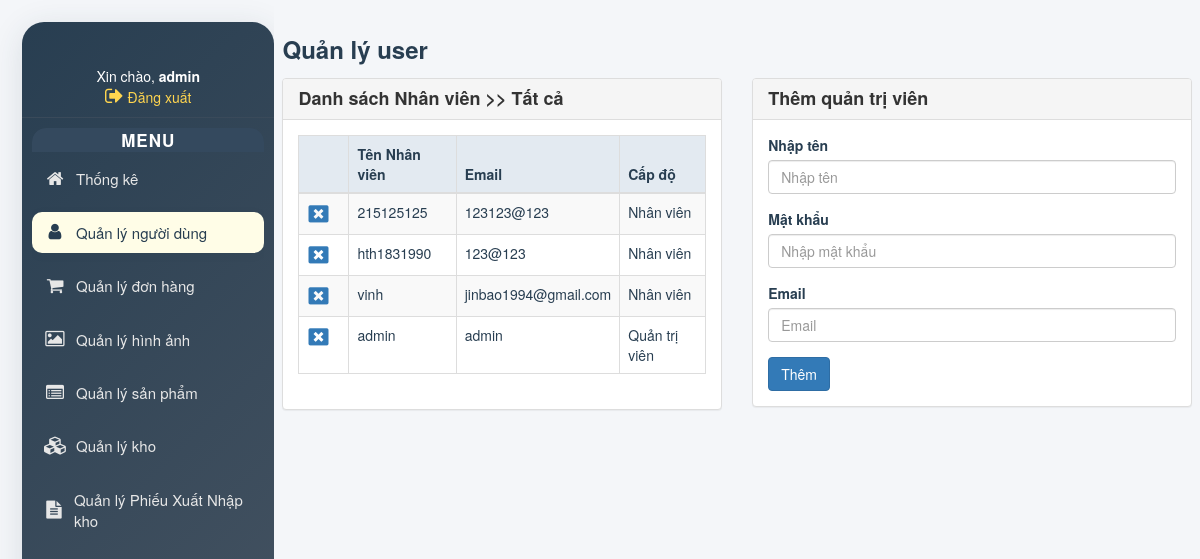
Page /Admin/index.php?action=ql_user&id=0 (signed in) on the committed database.
### tables this page shows
CREATE TABLE `user` (
  `IdUser` int(11) NOT NULL,
  `Username` varchar(50) NOT NULL,
  `Email` varchar(50) NOT NULL,
  `MatKhau` varchar(50) NOT NULL,
  `Loai` int(11) NOT NULL
);

### Admin/model/user_db.php (called while the page is built, shortened)
<?php
function get_user() {
    global $db;
    $query = "SELECT * FROM user ORDER BY Loai";
    $username = $db->query($query);
    return $username;
}
 ?>

### Admin/ql_user.php (the view, shortened to what this page needs)
<?php include 'view/header_admin.php'; ?>
<div class="right-col col-lg-10 col-md-9 col-sm-9 col-xs-12" style="background:#f4f6f9;color:#283e51;min-height:100vh;padding:16px 8px 8px 8px;">
	<div class="tittle" style="margin-bottom:16px;">
		<h3 style="font-weight:600;">Quản lý user</h3>
	</div>
	<div class="row">
		<div class="col-lg-6 col-md-6 col-sm-12" style="margin-bottom:16px;">
			<div class="panel panel-default">
				<div class="panel-heading">
					<h4 style="font-weight:600;margin:0;">Danh sách Nhân viên &gt;&gt; <?php echo $breadcrumb; ?></h4>
				</div>
				<div class="panel-body">
					<table class="table table-striped table-bordered" style="background:#fff;">
						<thead>
							<tr style="background:#e3eaf1;">
								<th style="width:50px;">&nbsp;</th>
								<th>Tên Nhân viên</th>
								<th>Email</th>
								<th>Cấp độ</th>
							</tr>
						</thead>
						<tbody>
						<?php foreach ($users as $user) : ?>
							<tr>
								<td>
									<form method="post" style="margin:0;">
										<button type="submit" class="btn btn-link" style="padding:0;"><i class="fa fa-window-close"></i></button>
									</form>
								</td>
								<td><?php echo htmlspecialchars($user['Username']); ?></td>
								<td><?php echo htmlspecialchars($user['Email']); ?></td>
								<td>
									<?php
										if ($user['Loai'] == 1){
											echo 'Nhân viên';
										} else {
											echo 'Quản trị viên';
										}
									?>
								</td>
							</tr>
						<?php endforeach; ?>
						</tbody>
					</table>
				</div>
			</div>
		</div>
		<div class="col-lg-6 col-md-6 col-sm-12" style="margin-bottom:16px;">
			<div class="panel panel-default">
				<div class="panel-heading">
					<h4 style="font-weight:600;margin:0;">Thêm quản trị viên</h4>
				</div>
				<div class="panel-body">
					<form class="form-group" method="post" style="margin-bottom:0;">
						<div class="form-group">
							<label for="user">Nhập tên</label>
							<input type="text" class="form-control" name="user" placeholder="Nhập tên">
						</div>
						<div class="form-group">
							<label for="pass">Mật khẩu</label>
							<input type="password" class="form-control" name="pass" placeholder="Nhập mật khẩu">
						</div>
						<div class="form-group">
							<label for="email">Email</label>
							<input type="email" class="form-control" name="email" placeholder="Email">
						</div>
						<button type="submit" class="btn btn-primary">Thêm</button>
					</form>
				</div>
			</div>
		</div>
	</div>
</div>
</body>
</html>

### css/styles_admin.css (style rules this page uses)
i.fa { font-size: 20px; }
html,body { height:100% }

### Admin/view/header_admin.php (style rules this page uses)
body { background: #f4f6f9; }

### rows in the picture
user: Username "215125125", Email "123123@123", Loai "Nhân viên"
user: Username "hth1831990", Email "123@123", Loai "Nhân viên"
user: Username "vinh", Email "jinbao1994@gmail.com", Loai "Nhân viên"
user: Username "admin", Email "admin", Loai "Quản trị viên"

### other values in the picture
$_SESSION['Username'] "admin"
$breadcrumb "Tất cả"
